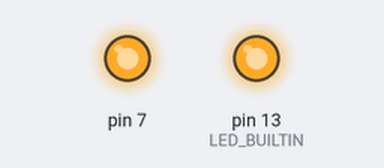
The sketch below on a simulated Arduino Mega 2560, built with avr-gcc and run on an emulated ATmega2560. On the bench: output pins drawn as LEDs (lit = HIGH).

Above: at 1.0 s.
At 3.0 s:
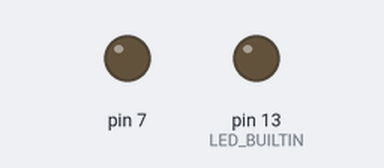
Timing chart, 0 to 5.2 s (numbered marks = the images above):
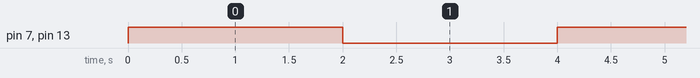

The sketch:

01-Mega.ino
```cpp
void setup() {
  pinMode(LED_BUILTIN, OUTPUT);
  pinMode(7, OUTPUT);
}

void loop() {
  digitalWrite(LED_BUILTIN, HIGH);
  digitalWrite(7, HIGH);
  delay(2000);
  digitalWrite(LED_BUILTIN, LOW);
  digitalWrite(7, LOW);
  delay(2000);
}
```

Measured:
- by itself, pin 7, pin 13 (LED_BUILTIN): alternates HIGH for 2.0 s and LOW for 2.0 s
